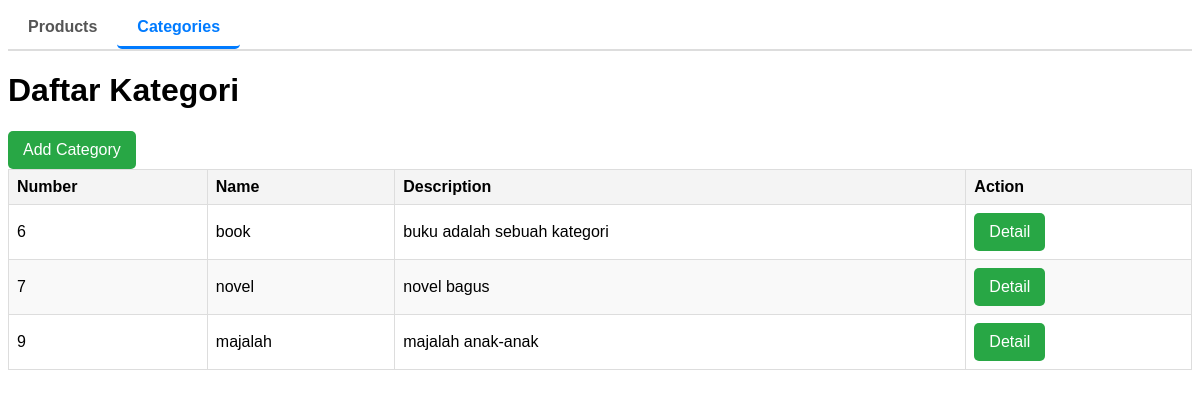
Page /categories/ on the committed database.
### app/models.py (models this page shows, shortened)
class Category(models.Model):
    name = models.CharField(max_length=255, unique=True)
    description = models.TextField(blank=True)

### app/views.py (the view, shortened to what this page needs)
# urls.py: path('categories/', CategoryView.as_view(), name='categories-list'),
class CategoryView(View):
    def get(self, request, id=None):
        if id != None:
            category = Category.objects.get(id=id)
            context = {
                'category' : category
            }
            return render(request, 'category_detail.html', context)
        else:
            categories = getSetCache('categories', Category)
            context = {
                'active_tab': 'categories',
                'categories': categories,
            }
            return render(request, 'categories_list.html', context)

### app/views.py (called while the page is built)
def getSetCache(key, model, category=None):
    print('========')
    if category:
        result = cache.get(f"{key}?category={category.name}")
        if result:
            print('ada result')
            return result
        else:
            data = model.objects.all()
            data = data.filter(category=category.id)
            cache.set(f"{key}?category={category.name}", data, timeout)
            return data
    else:
        result = cache.get(key)
        if result:
            print('ada result')
            return result
        else:
            data = model.objects.all()
            cache.set(f"{key}", data, timeout)
            return data

### app/templates/categories_list.html (shortened to what this page needs)
<!DOCTYPE html>
<html lang="en">
<head>
</head>
<body>
    <div class="tabs">
        <a href="{% url 'products-list' %}">
            <button class="tab">Products</button>
        </a>
        <a href="{% url 'categories-list' %}">
            <button class="tab active">Categories</button>
        </a>
    </div>
    <div id="content">
        <div id="categories">
            <h1>Daftar Kategori</h1>
            <button class="add-category-btn" id="openModalBtn" onclick="toggleModal()">Add Category</button>
            <table>
                <thead>
                    <tr>
                        <th>Number</th>
                        <th>Name</th>
                        <th>Description</th>
                        <th>Action</th>
                    </tr>
                </thead>
                <tbody>
                    {% for category in categories %}
                        <tr>
                            <td>{{ category.id }}</td>
                            <td>{{ category.name }}</td>
                            <td>{{ category.description }}</td>
                            <td><a href="/categories/{{category.id}}"><button class="btn-detail">Detail</button></a></td>
                        </tr>
                    {% endfor %}
                </tbody>
            </table>
        </div>
    </div>
</body>
</html>

### app/templates/categories_list.html (style rules this page uses)
body { font-family: Arial, sans-serif; }
.tabs { display: flex; margin-bottom: 20px; border-bottom: 2px solid #ddd; }
.tab { padding: 10px 20px; cursor: pointer; border: none; background: none; font-size: 16px; font-weight: bold; color: #555; transition: color 0.3s, border-bottom 0.3s; }
.tab:hover, .tab.active { color: #007BFF; border-bottom: 3px solid #007BFF; }
#content { margin-top: 20px; }
table { width: 100%; border-collapse: collapse; }
th, td { border: 1px solid #ddd; padding: 8px; text-align: left; }
th { background-color: #f4f4f4; }
tr:nth-child(even) { background-color: #f9f9f9; }
button { padding: 10px 15px; background-color: #28a745; color: white; border: none; border-radius: 5px; cursor: pointer; font-size: 16px; }

### rows in the picture
Category: id "6", name "book", description "buku adalah sebuah kategori"
Category: id "7", name "novel", description "novel bagus"
Category: id "9", name "majalah", description "majalah anak-anak"
